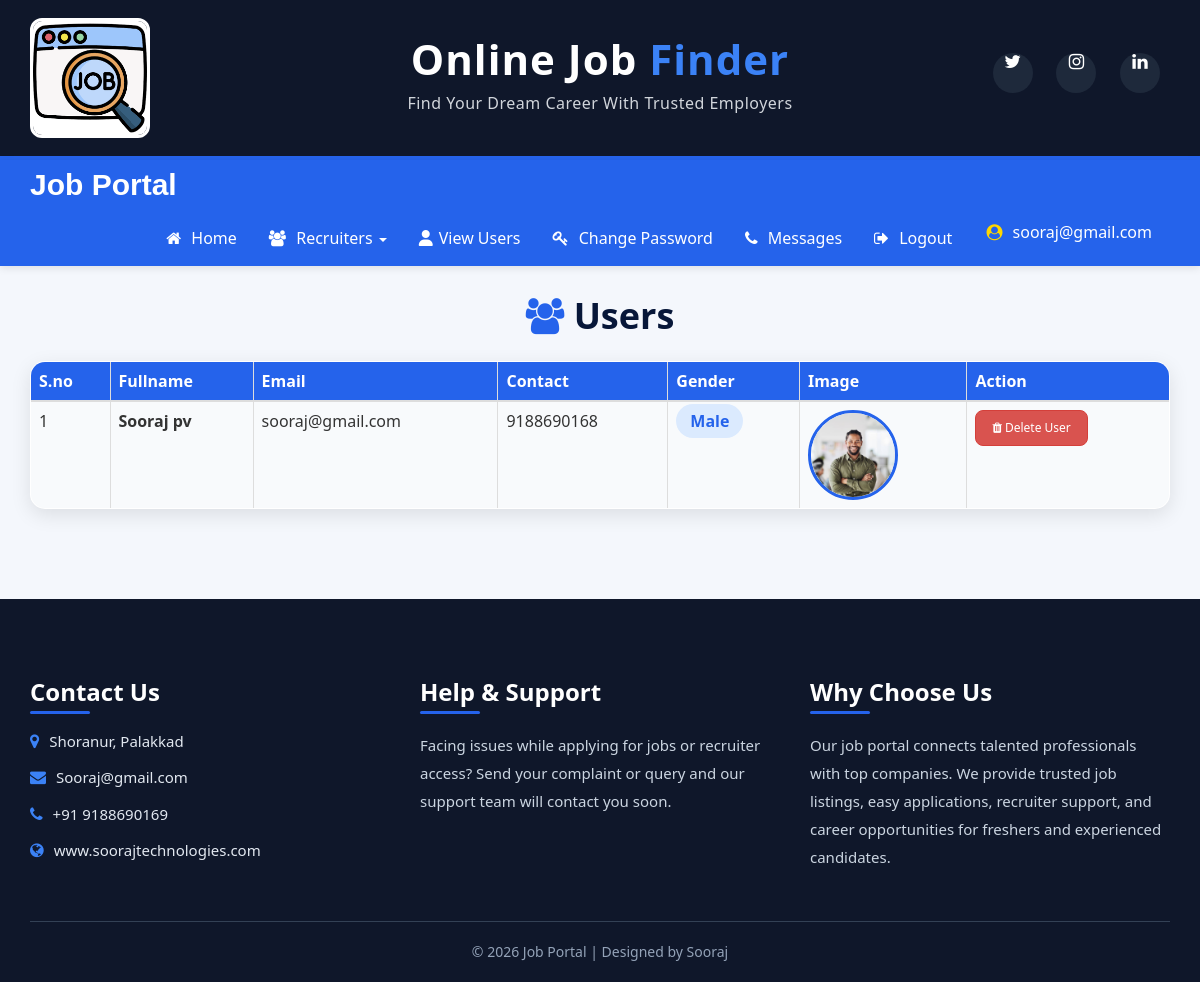
Page /view_users (signed in) on the committed database.
### job/models.py (models this page shows, shortened)
class ApplicantUser(models.Model):
    user=models.ForeignKey(User, on_delete=models.CASCADE)
    phone=models.IntegerField(null=True)
    image=models.FileField(null=True)
    gender=models.CharField(max_length=10,null=True)
    type=models.CharField(max_length=10,null=True)

### job/views.py (the view)
# urls.py: path('view_users',views.view_users,name='view_users'),
def view_users(request):
    if not request.user.is_authenticated:
        return redirect('admin_login')
    data=ApplicantUser.objects.all()
    context = {'data': data}
    return render(request, 'view_users.html',context)

### job/templates/view_users.html (shortened to what this page needs)
{% load static %}
<link rel="stylesheet" href="{% static 'css/user_login.css' %}">
{% block body %}
{% include 'admin_navigation.html' %}
<h1 class="text-center" style="color:#071739; font-weight:bold; margin-top:30px; margin-bottom:25px;">
    <i class="fa fa-users" style="color:#2563EB;"></i> Users
</h1>
<div class="container">
<table class="table table-hover table-bordered" id="example"
       style="background:white;
              border-radius:15px;
              overflow:hidden;
              box-shadow:0 6px 20px rgba(0,0,0,0.1);">
    <thead>
    <tr style="background:#2563EB; color:white; font-size:16px;">
        <th>S.no</th>
        <th>Fullname</th>
        <th>Email</th>
        <th>Contact</th>
        <th>Gender</th>
        <th>Image</th>
        <th>Action</th>
    </tr>
    </thead>
    <tbody>
    {% for i in data %}
    <tr style="background:#F8FAFC;">
        <td>{{forloop.counter}}</td>
        <td>
            <strong>
                {{i.user.first_name}} {{i.user.last_name}}
            </strong>
        </td>
        <td>{{i.user.email}}</td>
        <td>{{i.phone}}</td>
        <td>
            <span style="background:#DBEAFE;
                         color:#2563EB;
                         padding:6px 14px;
                         border-radius:20px;
                         font-weight:600;">
                {{i.gender}}
            </span>
        </td>
        <td>
            <img src="{{i.image.url}}"
                 style="width:90px;
                        height:90px;
                        border-radius:50%;
                        border:3px solid #2563EB;
                        object-fit:cover;">
        </td>
        <td>
            <a href="{% url 'delete_user' i.user.id %}"
               class="btn btn-danger btn-sm"
               style="border-radius:8px; padding:8px 16px;" onclick="return confirm('Are you sure you want to delete this user?')">
                <i class="fa fa-trash"></i> Delete User</a>
        </td>
    </tr>
    {% endfor %}
    </tbody>
</table>
</div>
{% include 'footer.html' %}
{% endblock %}

### job/templates/admin_navigation.html (shortened to what this page needs)
<!DOCTYPE html>
<html lang="en">
<head>
    {% load static %}
<link rel="stylesheet"
href="https://maxcdn.bootstrapcdn.com/bootstrap/3.4.1/css/bootstrap.min.css">
<link rel="stylesheet"
href="{% static 'css/admin_navigation.css' %}">
<link rel="stylesheet"
href="https://cdnjs.cloudflare.com/ajax/libs/font-awesome/6.5.1/css/all.min.css">
<link rel="stylesheet"
          href="https://cdnjs.cloudflare.com/ajax/libs/font-awesome/4.7.0/css/font-awesome.min.css">
<link rel="stylesheet"
href="https://cdn.datatables.net/2.3.8/css/dataTables.dataTables.css">
<link rel="stylesheet"
href="https://cdn.datatables.net/buttons/3.2.6/css/buttons.dataTables.css">
</head>
<body>
<div class="container-fluid top-header">
    <div class="container">
        <div class="row">
            <div class="col-sm-3 logo-section">
                <img src="{% static 'images/job1.jpg' %}"
                     alt="logo"
                     class="img-responsive logo-img">
            </div>
            <div class="col-sm-6 text-center">
                <div class="brand-title">
                    <h1>
                        <span class="red-text">Online Job</span>
                        <span class="blue-text"> Finder</span>
                    </h1>
                    <p>
                        Find Your Dream Career With Trusted Employers
                    </p>
                </div>
            </div>
            <div class="col-sm-3">
                <div class="social-icons">
                    <a href="#">
                        <i class="fa fa-twitter"></i>
                    </a>
                    <a href="#">
                        <i class="fa fa-instagram"></i>
                    </a>
                    <a href="#">
                        <i class="fa fa-linkedin"></i>
                    </a>
                </div>
            </div>
        </div>
    </div>
</div>
<nav class="navbar custom-navbar">
    <div class="container">
        <div class="navbar-header">
            <a class="navbar-brand" href="#">
                Job Portal
            </a>
        </div>
        <div class="collapse navbar-collapse" id="jobNavbar">
            <ul class="nav navbar-nav navbar-right">
                <li>
                    <a href="{% url 'admin_home' %}">
                        <i class="fa fa-home"></i> Home
                    </a>
                </li>
         <li class="dropdown">
    <a href="#"
       class="dropdown-toggle recruiter-link"
       data-toggle="dropdown">
        <i class="fa fa-users"></i> Recruiters
        <span class="caret"></span>
    </a>
</li>
                  <li>
                    <a href="{% url 'view_users' %}">
                        <i class="fa-solid fa-user"></i>View Users
                    </a>
                </li>
                <li>
                    <a href="{% url 'adminchange_password' %}">
                        <i class="fa fa-key"></i> Change Password
                    </a>
                </li>
                <li>
                    <a href="{% url 'view_contacts' %}">
                        <i class="fa fa-phone"></i>  Messages
                    </a>
                </li>
                <li>
                    <a href="{% url 'Logout' %}">
                        <i class="fa fa-sign-out"></i> Logout
                    </a>
                </li>
<li class="user-profile">
    <a href="#">
        <i class="fa fa-user-circle user-icon"></i>
        <span>
            {{request.user.username}}
        </span>
    </a>
</li>
            </ul>
        </div>
    </div>
</nav>
</body>
</html>

### job/static/css/user_login.css (style rules this page uses)
body { background:#f8fafc; min-height:100vh; font-family:'Poppins',sans-serif; }

### job/static/css/admin_navigation.css (style rules this page uses)
body { margin:0; padding:0; font-family:'Segoe UI', Tahoma, Geneva, Verdana, sans-serif; background:#f4f7fc; }
.top-header { background:#0F172A; padding:18px 0; border-bottom:4px solid #2563EB; box-shadow:0 3px 10px rgba(0,0,0,0.15); }
.logo-img { width:120px; height:120px; border-radius:12px; object-fit:cover; border:3px solid white; }
.brand-title { margin-top:18px; }
.brand-title h1 { font-size:42px; font-weight:700; margin:0; letter-spacing:1px; }
.red-text { color:white; }
.blue-text { color:#3B82F6; }
.brand-title p { color:#d1d5db; margin-top:10px; font-size:16px; letter-spacing:0.5px; }
.social-icons { text-align:right; margin-top:35px; }
.social-icons a { display:inline-flex; justify-content:center; align-items:center; width:42px; height:42px; border-radius:50%; background:white; color:#0F172A; margin-left:10px; text-decoration:none; font-size:18px; transition:0.3s; }
.custom-navbar { background:#2563EB; border:none; border-radius:0; margin-bottom:0; box-shadow:0 2px 8px rgba(0,0,0,0.1); }
.navbar-brand { color:white !important; font-size:30px; font-weight:bold; padding-top:15px; font-family:'Trebuchet MS', sans-serif; }
.navbar-nav { float:right; }
.navbar-nav li a { color:white !important; font-size:16px; font-weight:500; padding:18px 16px; transition:0.3s; }
.navbar-nav li a i { margin-right:6px; }
.user-profile a { display:flex; align-items:center; gap:8px; color:white !important; font-weight:600; font-size:15px; padding:12px 18px !important; border-radius:30px; transition:0.3s ease; }
.user-icon { font-size:22px; color:#FFD700; }

### job/static/css/footer.css (style rules this page uses)
.social-icons a { display:inline-block; width:40px; height:40px; line-height:40px; text-align:center; background:#1e293b; color:white; border-radius:50%; margin-right:10px; transition:0.3s; }

### rows in the picture
ApplicantUser: user.first_name "Sooraj", user.last_name "pv", user.email "sooraj@gmail.com", phone "9188690168", gender "Male", image (picture)

### other values in the picture
{{ request.user.username }} "sooraj@gmail.com"
